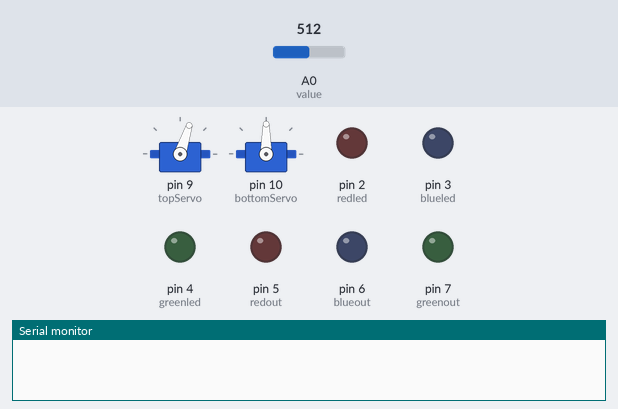
Bench run of a sketch on a simulated Arduino Uno, built with avr-gcc and run on an emulated ATmega328P. On the bench: 2 × servo, output pins drawn as LEDs (lit = HIGH), the last lines printed to the serial monitor. Inputs (shaded band) come from the test bench; at power-on: A0 (value) = 512.

Above: at 1.23 s.
2.3 s: A0 (value) set to 69
At 4.8 s:
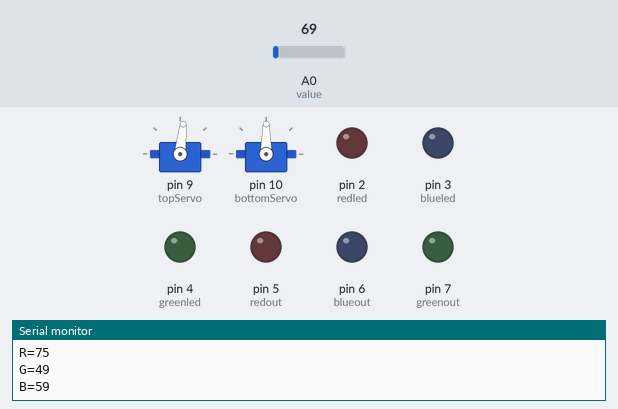
5.3 s: A0 (value) set to 58
8.3 s: A0 (value) set to 95
At 9.02 s:
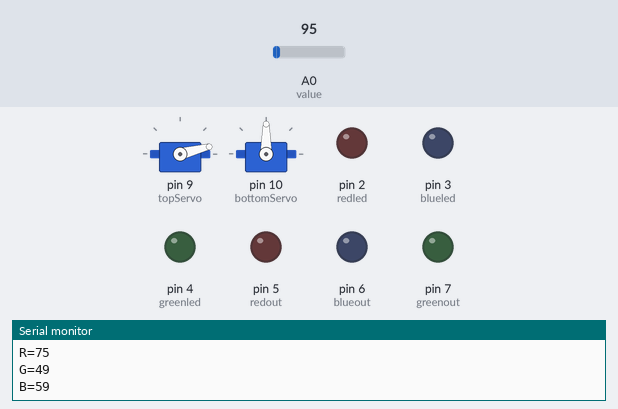
11.3 s: A0 (value) set to 10
At 13.9 s:
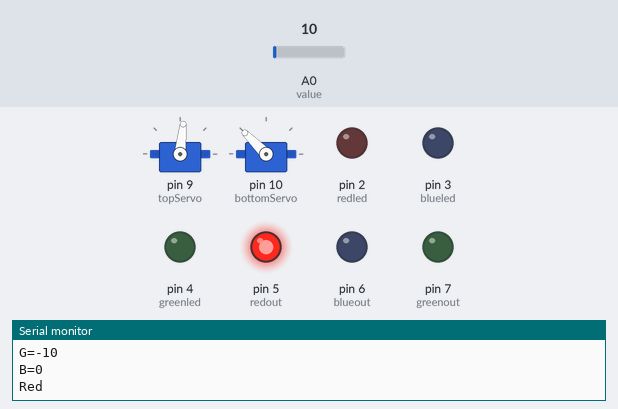
17.3 s: A0 (value) set to 122
20.3 s: A0 (value) set to 0
At 23.9 s:
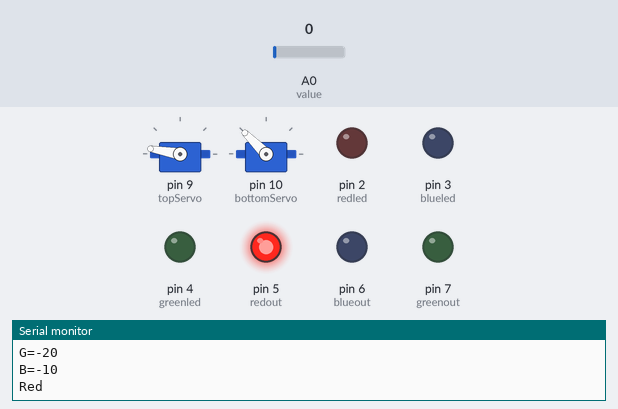
Timing chart, 0 to 24.3 s (numbered marks = the images above; inputs shaded):
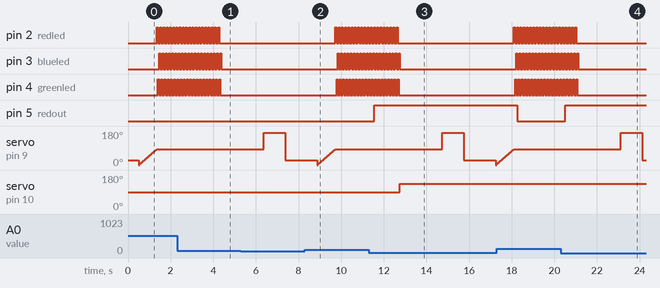

Measured:
- after the input at 8.3 s, pin 5 (redout): stays LOW (without the input it goes to HIGH after 1.6 s)
- after the input at 11.3 s, pin 5 (redout): LOW → HIGH after 0.24 s; servo on pin 10 (bottomServo): 90° → 135° after 1.4 s
- after the input at 17.3 s, pin 5 (redout): HIGH → LOW after 0.96 s
- after the input at 20.3 s, pin 5 (redout): LOW → HIGH after 0.22 s
- by itself, pin 2 (redled): alternates HIGH for 0.05 s and LOW for 0.10 s, 18 changes in all, then stays LOW
- by itself, pin 3 (blueled): alternates HIGH for 0.05 s and LOW for 0.10 s, 20 changes in all, then stays LOW
- by itself, pin 4 (greenled): alternates HIGH for 0.05 s and LOW for 0.10 s, 19 changes in all, then stays LOW

The sketch:

final2.0.ino
```cpp
#include <Servo.h>

//defining servo stuff
#define S1 9
#define S2 10
Servo topServo;
Servo bottomServo;


int pos = 0;

//defining color sensor stuff

int redled = 2;
int greenled = 4;
int blueled = 3;

int color = 0 ;

//adjustment values
int raj= 6;
int gaj = -20;
int baj = -10;
int nocolor = 70;

int value = A0;
int red;
int blue;
int green;

int redvalue;
int bluevalue;
int greenvalue;

int redout = 5;
int greenout=7;
int blueout = 6;

void setup() {
  pinMode (redled, OUTPUT);
  pinMode (greenled, OUTPUT);
  pinMode (blueled, OUTPUT);

  pinMode (value, INPUT);

  pinMode (redout, OUTPUT);
  pinMode (greenout, OUTPUT);
  pinMode (blueout, OUTPUT);

  topServo.attach(9);
  bottomServo.attach(10);

  Serial.begin (9600);
}

// ************************************************************** Main LOOP
void loop(){

   //Top servo turns to the spot and get color
  topServo.write(25); // this is subject to change
  delay(500);


    for(int i = 0; i<85; i++){
    topServo.write(i);
    delay(10);
  }

  color = readColor(); // get color

  //Bottom servo turns as color is being detected
  if (color == 1){
    bottomServo.write(135);
  }else if (color == 2){
    bottomServo.write(120);

  }else if (color == 3){
    bottomServo.write(95);
  }else{

  }
  delay (2000);//wait for bottom servo to turn to position


  //Make the top servo spin to dropping position
  topServo.write(170); // this is subject to change
  delay(1000);

  topServo.write(25);
  delay(1000);

  color = 0;


}///// ************************************************************ End of main loop

//custom function
int readColor(){

  // use a for loop to sense the color: time needed
  for (int i = 0; i< 20; i ++){
   color = 0;

   // detects red
  digitalWrite(redled,HIGH);
   delay (40);
   red=analogRead(value)+raj;
   delay(10);
   Serial.print("R=");
   Serial.println(red);
   digitalWrite(redled,LOW);

   //green
   digitalWrite(greenled,HIGH);
   delay (40);
   green=analogRead(value)+gaj;
   delay(10);
   Serial.print("G=");
   Serial.println(green);
   digitalWrite(greenled,LOW);

   //blue
   digitalWrite(blueled,HIGH);
   delay (40);
   blue=analogRead(value)+baj;
   delay(10);
   Serial.print("B=");
   Serial.println(blue);
   digitalWrite(blueled,LOW);


   if (red > green && red > blue && red < nocolor)
   {
    Serial.println("Red");
      redvalue =HIGH;
      color = 1;
   }else{

    redvalue = LOW;
   }


   if (blue > red && blue > green && blue < nocolor)
   {
      bluevalue =HIGH;
      Serial.println("Blue");
      color = 2;
   }else{
    bluevalue = LOW;
   }


   if (green > red  && green > blue && green < nocolor)
   {
      greenvalue =HIGH;
      Serial.println("Green");
      color = 3;
   }else{
    greenvalue = LOW;
   }


  if (greenvalue == bluevalue == redvalue == LOW)
  color =0;

   digitalWrite(redout, redvalue);
   digitalWrite(greenout, greenvalue);
   digitalWrite(blueout, bluevalue);

  }
  return color;
}
```
